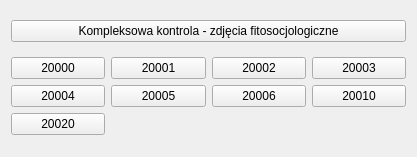
            <widget class="QWidget" name="page_2">
             <property name="geometry">
              <rect>
               <x>0</x>
               <y>0</y>
               <width>417</width>
               <height>157</height>
              </rect>
             </property>
             <attribute name="label">
              <string>Zdjęcia fitosocjologiczne</string>
             </attribute>
             <layout class="QGridLayout" name="gridLayout_9">
              <item row="1" column="0">
               <layout class="QGridLayout" name="gridLayout_3">
                <item row="0" column="0">
                 <widget class="QPushButton" name="pushButton20000">
                  <property name="toolTip">
                   <string>Kontrola wprowadzenia zdjęcia fitosocjologicznego dla stanowiska.</string>
                  </property>
                  <property name="text">
                   <string>20000</string>
                  </property>
                 </widget>
                </item>
                <item row="0" column="1">
                 <widget class="QPushButton" name="pushButton20001">
                  <property name="toolTip">
                   <string>Kontrola wprowadzenia daty wykonania zdjęcia fitosocjologicznego.</string>
                  </property>
                  <property name="text">
                   <string>20001</string>
                  </property>
                 </widget>
                </item>
                <item row="0" column="2">
                 <widget class="QPushButton" name="pushButton20002">
                  <property name="toolTip">
                   <string>Kontrola wprowadzenia (obliczenia) współrzędnych zdjęcia fitosocjologicznego</string>
                  </property>
                  <property name="text">
                   <string>20002</string>
                  </property>
                 </widget>
                </item>
                <item row="0" column="3">
                 <widget class="QPushButton" name="pushButton20003">
                  <property name="toolTip">
                   <string>Kontrola wprowadzenia wysokości (Z) zdjęcia fitosocjologicznego.</string>
                  </property>
                  <property name="text">
                   <string>20003</string>
                  </property>
                 </widget>
                </item>
                <item row="1" column="0">
                 <widget class="QPushButton" name="pushButton20004">
                  <property name="toolTip">
                   <string>Kontrola wprowadzenia powierzchni zdjęcia fitosocjologicznego.</string>
                  </property>
                  <property name="text">
                   <string>20004</string>
                  </property>
                 </widget>
                </item>
                <item row="1" column="1">
                 <widget class="QPushButton" name="pushButton20005">
                  <property name="statusTip">
                   <string>Kontrola wprowadzenia wystawy (ekspozycji) zdjęcia fitosocjologicznego, przy nachyleniu &gt;5 st.</string>
                  </property>
                  <property name="text">
                   <string>20005</string>
                  </property>
                 </widget>
                </item>
                <item row="1" column="2">
                 <widget class="QPushButton" name="pushButton20006">
                  <property name="toolTip">
                   <string>Kontrola wprowadzenia jednostki firosocjologicznej (zespołu/zbiorowiska) dla zdjęcia fitosocjologicznego.</string>
                  </property>
                  <property name="text">
                   <string>20006</string>
                  </property>
                 </widget>
                </item>
                <item row="2" column="0">
                 <widget class="QPushButton" name="pushButton20020">
                  <property name="toolTip">
                   <string>Kontrola wprowadzenia gatunków do zdjęcia fitosocjologicznego.</string>
                  </property>
                  <property name="text">
                   <string>20020</string>
                  </property>
                 </widget>
                </item>
                <item row="1" column="3">
                 <widget class="QPushButton" name="pushButton20010">
                  <property name="toolTip">
                   <string>Kontrola wprowadzenia pokrycia lub (i) wysokości warstwy, przy jednoczesnym wprowadzeniu gaunku w tej warstwie.</string>
                  </property>
                  <property name="text">
                   <string>20010</string>
                  </property>
                 </widget>
                </item>
               </layout>
              </item>
              <item row="0" column="0">
               <widget class="QPushButton" name="pushButtonK20000">
                <property name="text">
                 <string>Kompleksowa kontrola - zdjęcia fitosocjologiczne</string>
                </property>
               </widget>
              </item>
             </layout>
            </widget>
